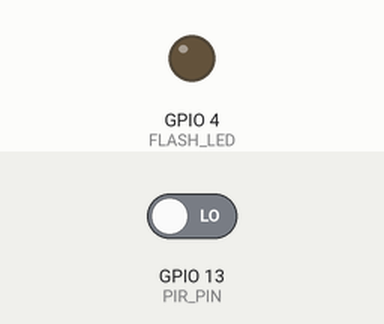
Bench run of a sketch on a simulated ESP32. On the bench: output pins drawn as LEDs (lit = HIGH). The inputs (shaded band) are chosen by the test bench; at power-on: GPIO 13 (PIR_PIN) LOW. WiFi joins after 1.5 s; servers stay silent unless stated; the camera gives no picture; what the sketch prints to the serial monitor is not drawn.

Above: at 3.0 s.
3.1 s: GPIO 13 (PIR_PIN) driven HIGH
At 4.1 s:
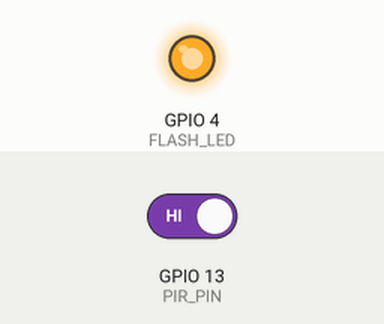
4.6 s: GPIO 13 (PIR_PIN) driven LOW
At 5.3 s:
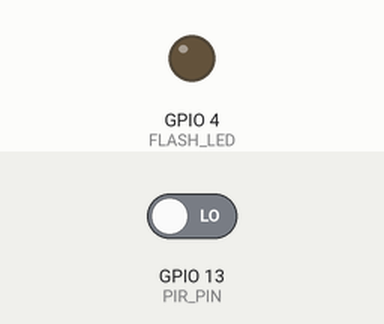
Timing chart, 0 to 7.6 s (numbered marks = the images above; inputs shaded):
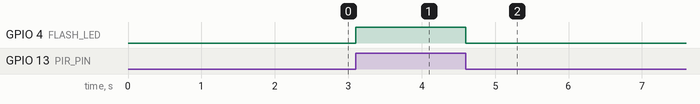

The sketch:

smart_radar.ino
```cpp
#include "esp_camera.h"
#include <WiFi.h>
#include <WebServer.h>

const char* ssid = "Your_SSID";
const char* password = "Your_PASSWORD";

#define PIR_PIN 13
#define FLASH_LED 4

// AI Thinker ESP32-CAM pin configuration
#define PWDN_GPIO_NUM 32
#define RESET_GPIO_NUM -1
#define XCLK_GPIO_NUM 0
#define SIOD_GPIO_NUM 26
#define SIOC_GPIO_NUM 27
#define Y9_GPIO_NUM 35
#define Y8_GPIO_NUM 34
#define Y7_GPIO_NUM 39
#define Y6_GPIO_NUM 36
#define Y5_GPIO_NUM 21
#define Y4_GPIO_NUM 19
#define Y3_GPIO_NUM 18
#define Y2_GPIO_NUM 5
#define VSYNC_GPIO_NUM 25
#define HREF_GPIO_NUM 23
#define PCLK_GPIO_NUM 22

WebServer server(80);
bool motionDetected = false;

void handleCapture() {
  camera_fb_t *fb = esp_camera_fb_get();

  if (!fb) {
    server.send(500, "text/plain", "Capture failed");
    return;
  }

  server.setContentLength(fb->len);
  server.send(200, "image/jpeg", "");
  server.client().write(fb->buf, fb->len);

  esp_camera_fb_return(fb);
}

void handleStatus() {
  server.send(200, "text/plain",
    motionDetected ? "Motion Detected" : "No Motion");
}

void handleRoot() {
  String page = "<html><body style='text-align:center'>";
  page += "<h2>Smart Radar with Camera Surveillance</h2>";
  page += "<h3 id='s'>Checking...</h3>";
  page += "<img id='c' width='320'>";
  page += "<script>setInterval(function(){";
  page += "fetch('/status').then(r=>r.text()).then(t=>{s.innerText=t;});";
  page += "c.src='/capture?t='+Date.now();";
  page += "},1500);</script>";
  page += "</body></html>";

  server.send(200, "text/html", page);
}

void setup() {
  Serial.begin(115200);

  pinMode(PIR_PIN, INPUT);
  pinMode(FLASH_LED, OUTPUT);

  camera_config_t config = {};

  config.ledc_channel = LEDC_CHANNEL_0;
  config.ledc_timer = LEDC_TIMER_0;
  config.pin_d0 = Y2_GPIO_NUM;
  config.pin_d1 = Y3_GPIO_NUM;
  config.pin_d2 = Y4_GPIO_NUM;
  config.pin_d3 = Y5_GPIO_NUM;
  config.pin_d4 = Y6_GPIO_NUM;
  config.pin_d5 = Y7_GPIO_NUM;
  config.pin_d6 = Y8_GPIO_NUM;
  config.pin_d7 = Y9_GPIO_NUM;
  config.pin_xclk = XCLK_GPIO_NUM;
  config.pin_pclk = PCLK_GPIO_NUM;
  config.pin_vsync = VSYNC_GPIO_NUM;
  config.pin_href = HREF_GPIO_NUM;
  config.pin_sccb_sda = SIOD_GPIO_NUM;
  config.pin_sccb_scl = SIOC_GPIO_NUM;
  config.pin_pwdn = PWDN_GPIO_NUM;
  config.pin_reset = RESET_GPIO_NUM;
  config.xclk_freq_hz = 20000000;
  config.pixel_format = PIXFORMAT_JPEG;
  config.frame_size = FRAMESIZE_QVGA;
  config.jpeg_quality = 12;
  config.fb_count = 1;

  if (esp_camera_init(&config) != ESP_OK) {
    Serial.println("Camera init failed");
    return;
  }

  WiFi.begin(ssid, password);

  while (WiFi.status() != WL_CONNECTED) {
    delay(500);
    Serial.print(".");
  }

  Serial.println();
  Serial.print("Open in browser: http://");
  Serial.println(WiFi.localIP());

  server.on("/", handleRoot);
  server.on("/capture", handleCapture);
  server.on("/status", handleStatus);
  server.begin();
}

void loop() {
  server.handleClient();

  if (digitalRead(PIR_PIN) == HIGH) {
    if (!motionDetected) {
      Serial.println("Motion Detected");
      digitalWrite(FLASH_LED, HIGH);
      motionDetected = true;
    }
  } else {
    if (motionDetected) {
      Serial.println("No Motion");
      digitalWrite(FLASH_LED, LOW);
      motionDetected = false;
    }
  }
}
```

Measured:
- after the input at 3.1 s, GPIO 4 (FLASH_LED): LOW → HIGH at once
- after the input at 4.6 s, GPIO 4 (FLASH_LED): HIGH → LOW at once
